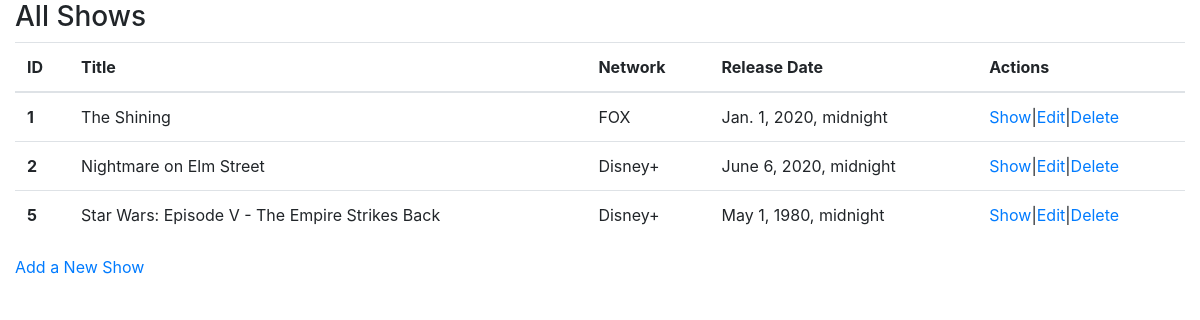
Before: / with the older database file.
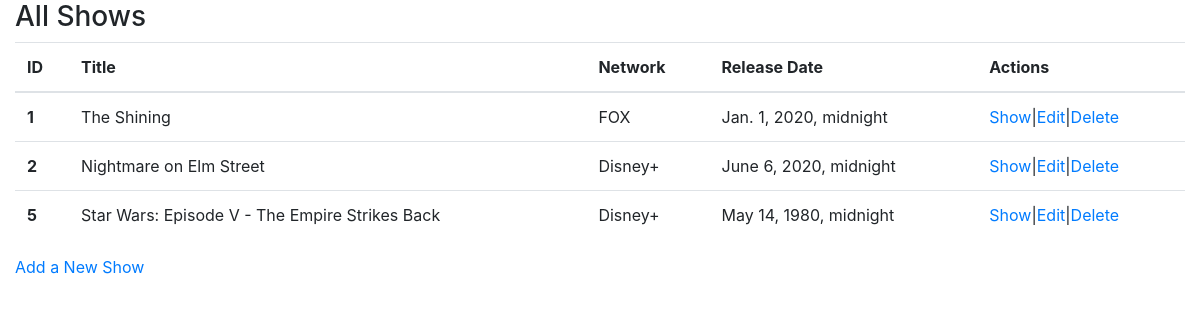
After: the same page with the newer database file.
### shows/models.py (models this page shows)
class Show(models.Model):
    title = models.CharField(max_length=255)
    network = models.CharField(max_length=255)
    release_date = models.DateTimeField()
    description = models.TextField()
    created_at = models.DateTimeField(auto_now_add=True)
    updated_at = models.DateTimeField(auto_now=True)

### shows/views.py (the view)
# urls.py: path('', views.index),
def index(request):
    all_shows = Show.objects.all()
    context = {'all_shows': all_shows}
    return render(request, 'index.html', context)

### shows/templates/index.html (shortened to what this page needs)
<!DOCTYPE html>
<html lang="en">
<head>
    {% load static %}
    <link rel="stylesheet" href="{% static 'css/bootstrap.css' %}">
</head>
<body>
    <div class='container-fluid'>
        <h3>All Shows</h3>
        <table class="table">
            <thead>
                <tr>
                    <th scope="col">ID</th>
                    <th scope="col">Title</th>
                    <th scope="col">Network</th>
                    <th scope="col">Release Date</th>
                    <th scope="col">Actions</th>
                </tr>
            </thead>
            <tbody>
                {% for show in all_shows %}
                <tr>
                    <th scope="row">{{ show.id }}</th>
                    <td>{{ show.title }}</td>
                    <td>{{ show.network }}</td>
                    <td>{{ show.release_date }}</td>
                    <td><a href="/shows/{{ show.id }}">Show</a>|<a href="/shows/{{ show.id }}/edit">Edit</a>|<a
                            href="/shows/{{ show.id }}/delete">Delete</a></td>
                </tr>
                {% endfor %}
            </tbody>
        </table>
        <a href="new">Add a New Show</a>
    </div>
</body>
</html>

Changed rows visible on the page:
changed Show "Star Wars: Episode V - The Empire Strikes Back": release_date "May 1, 1980, midnight" → "May 14, 1980, midnight"
